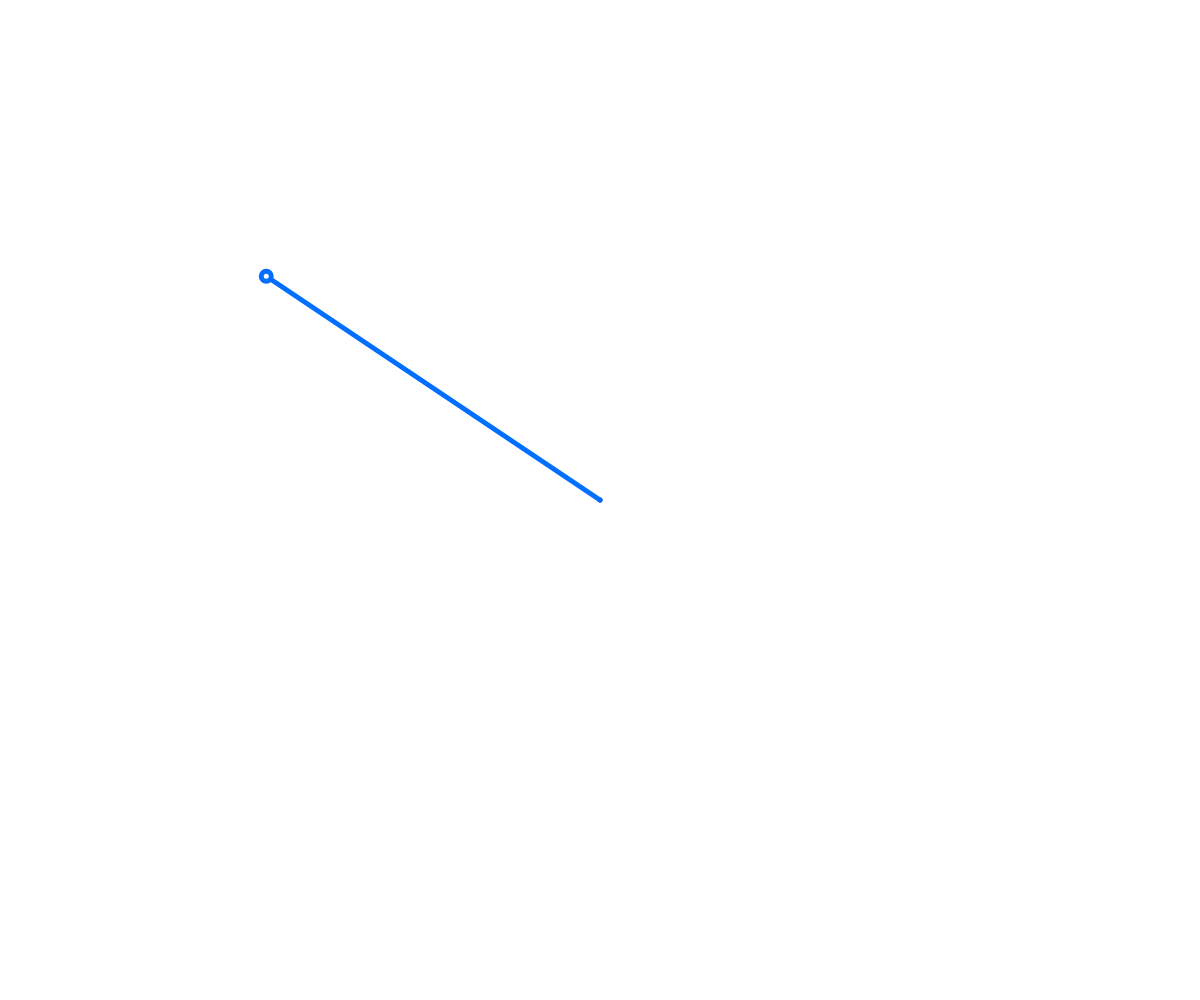
Frame 1 (no input)
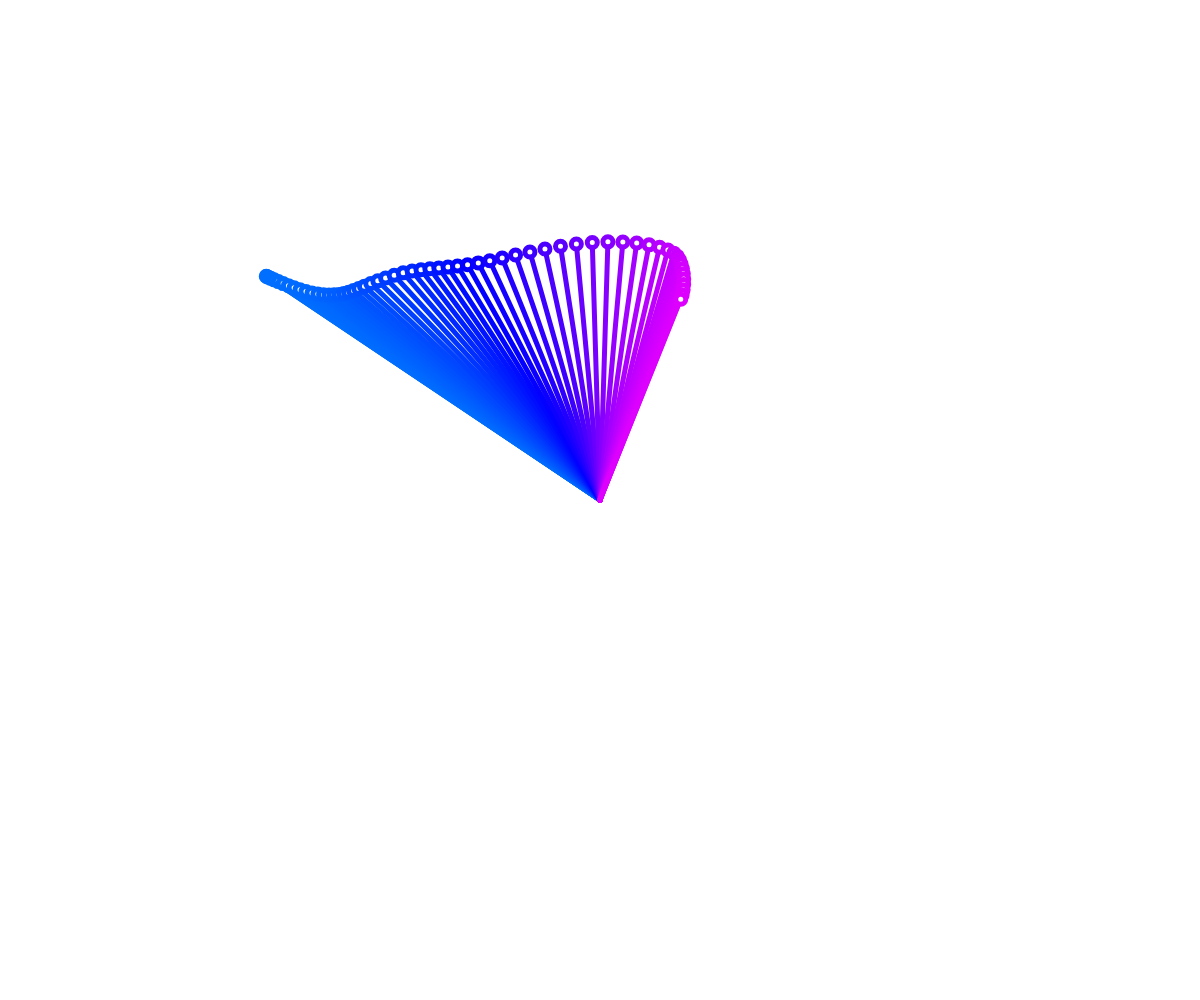
Frame 60 (no input)
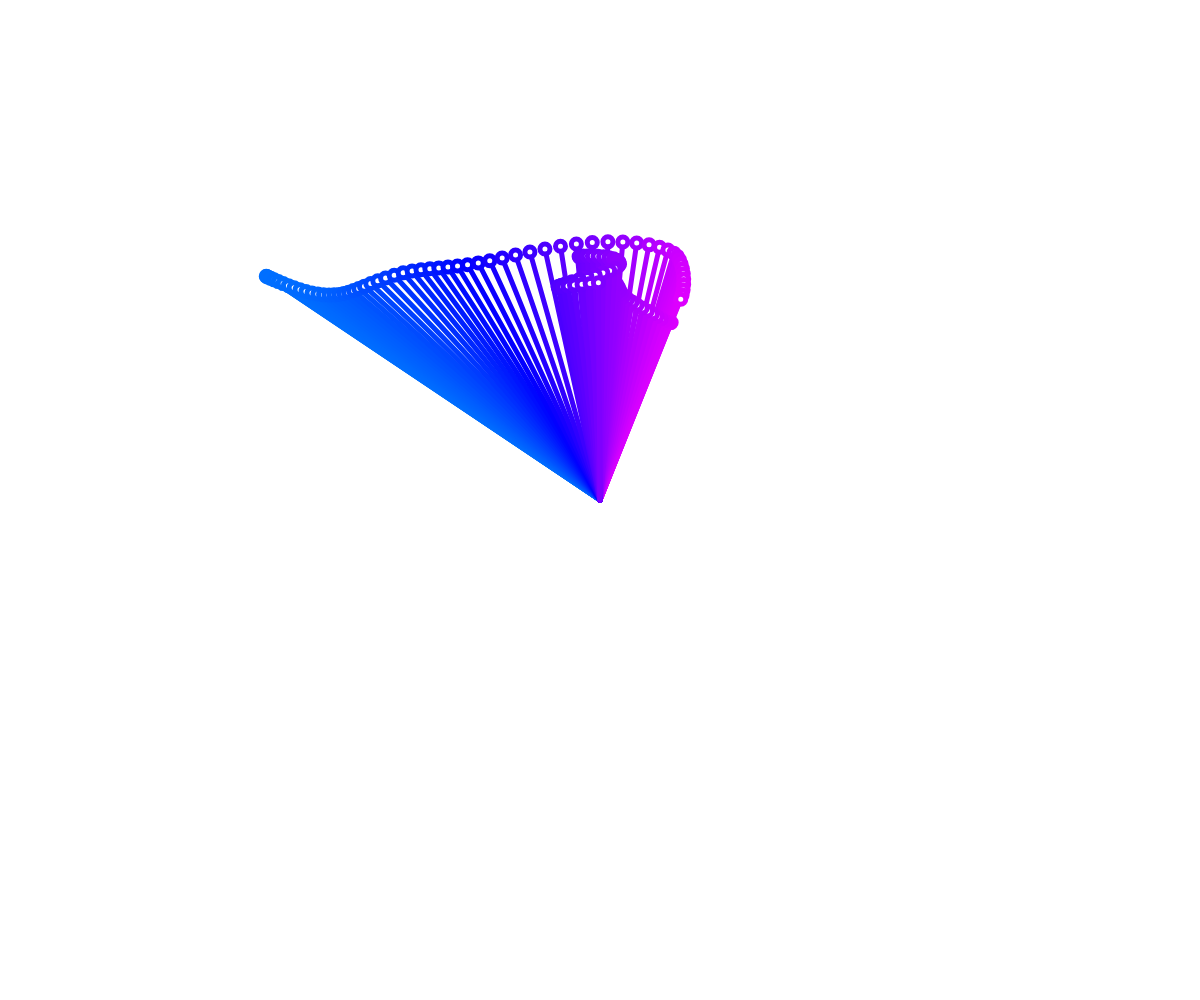
Frame 120 (the mouse pressed at the canvas centre since frame 60)

The p5.js sketch that drew these frames (run headless with seeded random() and noise() and a simulated clock; from frame 60 on, the mouse is pressed at the canvas centre):

// p5.js sketch
// ── sketch.js
let noisePosition = 0;
let noiseSpeed = 0.01;
let startingPoint = 0;
let noiseTheta = 0;
let noiseRadius = 0;
let noisePositionAngle = 1000; // set different starting point for other number


function setup() {
  createCanvas(windowWidth, windowHeight);
  angleMode(DEGREES);
  colorMode(HSB);
}

function draw() {
  //background("lightgreen");

  //method 3
  translate(width / 2, height / 2);
  strokeWeight(5);
  noiseTheta = map(noise(noisePositionAngle), 0, 1, 0, 360);
  noiseRadius = map(noise(noisePosition), 0, 1, 0, width / 2);

  let x = cos(noiseTheta) * noiseRadius;
  let y = sin(noiseTheta) * noiseRadius;

  //background(noiseTheta, 100, noiseRadius);

  point(0, 0);
  stroke(noiseTheta, 100, noiseRadius);
  line(0, 0, x, y);
  circle(x, y, 10);

  //circleD = noise(millis() / 5000) * width;
  //circleD = noise(noisePosition) * width;
  //circle(0, 0, circleD);

  noisePosition = noisePosition + noiseSpeed;
  noisePositionAngle += noiseSpeed;

  //method 1
  //noisePosition = 0;
  // for (let i = 0; i < width; i=i+0.01){
  //   let y = noise(i) * height;
  //   circle(i*100, y, 5);
  // }

  //method 2
  // noisePosition = startingPoint;
  // for (let i = 0; i < width; i++){
  //   let y = noise(noisePosition) * height;
  //   noisePosition = noisePosition + noiseSpeed;
  //   let d = map(i, 0, width, 0, 25);
  //    circle(i, y, d);
  //  }
  //startingPoint = startingPoint + noiseSpeed;
}

function mousePressed() {
  //background(random(255));
  noisePosition = noisePosition + 0.1;
}
